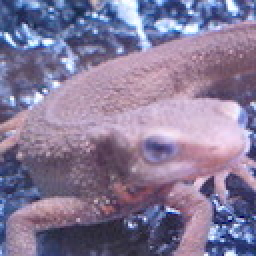
#> input picture data/day05/imori.jpg, 128 x 128 px (shown 2 times larger)
$ python question_70_color_tracking.py   (older library calls are emulated)
#> lines starting #> are read from the running program, lines starting #| are printed output that depends on the picture
#> further down, img is the input picture: shape (128, 128, 3); mean B, G, R 152.8, 121.8, 134.1
'''
 色彩跟踪

 color tracking
'''
import numpy as np
import cv2
import matplotlib.pyplot as plt
from day06.morphology import Opening, Closing


# HSV - Hue, Saturation, Value
# brg 2 hsv
# [37 lines left out: function BGR2HSV, not called in this run]


def Show(img):
    cv2.imshow("out", img)
    cv2.waitKey()


# 问题七十：色彩追踪（Color Tracking）
# [31 lines left out: functions ColorTrack, Masking, not called in this run]


# 重新放大缩小
def Resize(img, size, mode=0):
    if len(img.shape) > 2:
        H, W, C = img.shape
    else:
        H, W = img.shape
        C = 1

    H_ = size[0]
    W_ = size[1]

    if C==1:
        out = np.zeros((H_, W_), dtype=np.uint8)
    else:
        out = np.zeros((H_, W_, C), dtype=np.uint8)

    for y_ in range(H_):
        for x_ in range(W_):
            x = W / W_ * (x_+0.5) - 0.5
            y = H / H_ * (y_+0.5) - 0.5
            if mode == 0:
                pix = NearestNeighborInterpolation(x, y, img)
                out[y_, x_] = pix
            elif mode == 1:
                pix = BilinearInterpolation(x, y, img)
                out[y_, x_] = pix
    return out


def PryDown(img, r=0.5):
    H_ = int(img.shape[0]*r)
    W_ = int(img.shape[1]*r)

    out = Resize(img, (H_, W_), mode=1)
    return out

def PryUp(img, r=2):
    H_ = int(img.shape[0] * r)
    W_ = int(img.shape[1] * r)
    out = Resize(img, (H_, W_), mode=1)
    return out

# [13 lines left out: function NearestNeighborInterpolation, not called in this run]


def BilinearInterpolation(x, y, img):
    if len(img.shape) > 2:
        H, W, C = img.shape
    else:
        H, W = img.shape
        C = 1

    #
    x0 = int(x)
    y0 = int(y)
    if C==1:
        I00 = img[y0, x0]
        I01 = img[y0, min(x0 + 1, W-1)]
        I10 = img[min(y0 + 1, H-1), x0]
        I11 = img[min(y0 + 1, H-1), min(x0 + 1, W-1)]
    else:
        I00 = img[y0, x0, :]
        I01 = img[y0, min(x0 + 1, W - 1), :]
        I10 = img[min(y0 + 1, H - 1), x0, :]
        I11 = img[min(y0 + 1, H - 1), min(x0 + 1, W - 1), :]

    dx = x - x0
    dy = y - y0

    I = (1 - dx) * (1 - dy) * I00 + dx * (1 - dy) * I01 + (1 - dx) * dy * I10 + dx * dy * I11

    return I.astype(np.uint8)


def BGR2GRAY(img):
    b = img[:, :, 0]
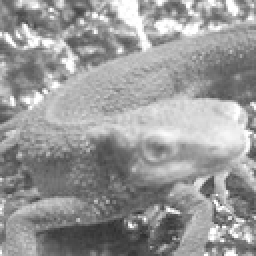
#> b: shape (128, 128) (shown 2 times larger); min 46, max 255, mean 152.8
    g = img[:, :, 1]
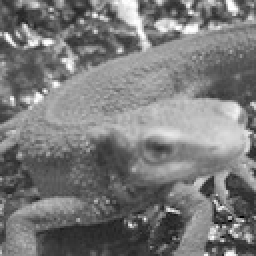
#> g: shape (128, 128) (shown 2 times larger); min 0, max 255, mean 121.8
    r = img[:, :, 2]
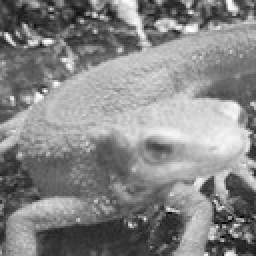
#> r: shape (128, 128) (shown 2 times larger); min 0, max 255, mean 134.1

    gray = 0.0722 * b + 0.7152 * g + 0.2126 * r
    return gray.astype(np.uint8)

def Diff(img):
    gray = BGR2GRAY(img)
    #
    down = PryDown(gray)
#> the loop in Resize, `for y_ in range(H_):` made 64 passes
#> after the loop in Resize, `for y_ in range(H_):`:
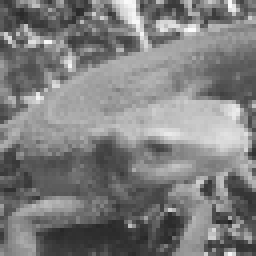
#> out: shape (64, 64) (shown 4 times larger); min 36, max 252, mean 125.8

    gray_= PryUp(down)
#> call 2 of Resize, with size = (128, 128), mode = 1
#> after the loop in Resize (call 2), `for y_ in range(H_):`:
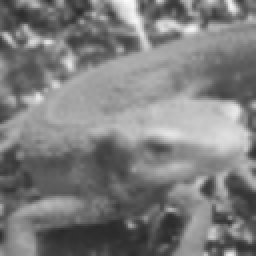
#> out: shape (128, 128) (shown 2 times larger); min 41, max 251, mean 125.4

    print(gray.shape, gray_.shape)
#| (128, 128) (128, 128)
    # out = Masking(img)

    diff = np.abs(gray - gray_)
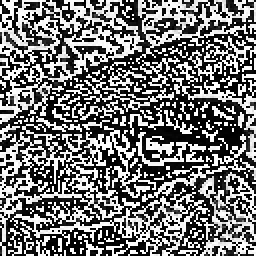
#> diff: shape (128, 128) (shown 2 times larger); min 0, max 255, mean 115.2

    out = diff / diff.max() * 255

    return out.astype(np.uint8)

if __name__ == "__main__":
    img = cv2.imread("../data/day05/imori.jpg")

    out = Diff(img)


    Show(out)
